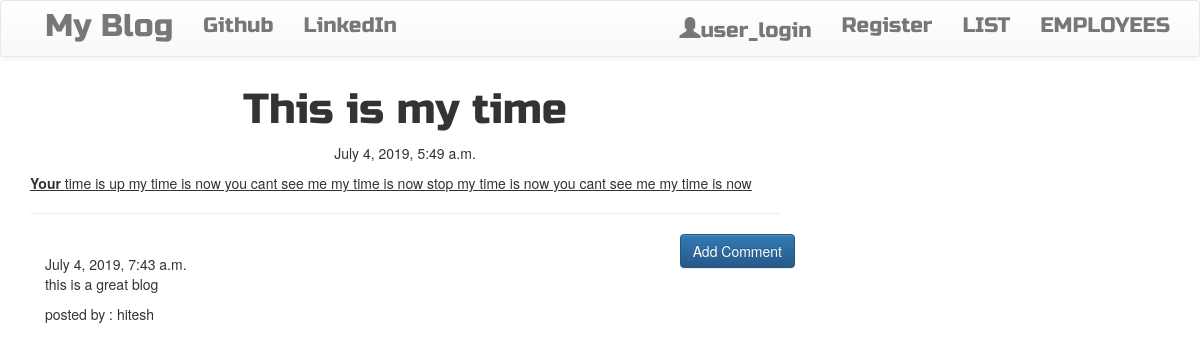
Page /post/9 on the committed database.
### blogapp/models.py (models this page shows, shortened)
class Post(models.Model):
    author = models.ForeignKey('auth.User', on_delete=models.PROTECT)
    title = models.CharField(max_length=200)
    text=models.TextField()
    create_date = models.DateTimeField(default=timezone.now())
    published_date=models.DateTimeField(blank=True, null=True)

class Comment(models.Model):
    post = models.ForeignKey('blogapp.Post', related_name='comments', on_delete=models.CASCADE)
    author = models.CharField(max_length=200)
    text = models.TextField()
    create_date = models.DateTimeField(default=timezone.now())
    approved_comment = models.BooleanField(default=False)

### blogapp/views.py (the view)
# urls.py: url(r'post/(?P<pk>\d+)$', views.PostDetailView.as_view(), name='post_detail'),
class PostDetailView(DetailView):
    model = Post

### blogapp/templates/blogapp/post_detail.html (shortened to what this page needs)
{%extends "blogapp/base.html"%}
{% block body_block%}
<h1 class="posttitle loader">{{post.title}}</h1>
{% if post.published_date %}
<div class="date postdate">
    {{post.published_date}}
</div>
{%else%}
<a class="btn btn-default" href="{%url 'blogapp:post_publish' pk=post.pk%}">Publish</a>
{%endif%}
<p class="postcontent">{{post.text|safe|linebreaksbr}}</p>
<hr>
<a class="btn btn-primary btn-comment" href="{%url 'blogapp:add_comment_to_post' pk=post.pk%}">Add Comment</a>
<div class="container">
    {%for comment in post.comments.all%}
    <br>
    {%if user.is_authenticated or comment.approved_comment%}
    {{comment.create_date}}
    <p>{{comment.text|safe|linebreaksbr}}</p>
    <p>posted by : {{comment.author}}</p>
    {%endif%}
    {%empty%}
    <p>No comments</p>
    {%endfor%}
</div>
{%endblock%}

### blogapp/templates/blogapp/base.html (shortened to what this page needs)
<!DOCTYPE html>
<html lang="en">
{% load staticfiles %}
<head>
    <link href="https://maxcdn.bootstrapcdn.com/bootstrap/3.3.7/css/bootstrap.min.css"
 rel="stylesheet"/>
        <link rel="stylesheet" href="https://maxcdn.bootstrapcdn.com/bootstrap/3.3.7/css/bootstrap-theme.min.css">
        <link rel="stylesheet" href="//cdn.jsdelivr.net/medium-editor/latest/css/medium-editor.min.css" type="text/css" media="screen" charset="utf-8">
        <link rel="stylesheet" href="{% static 'css/blog.css' %}">
</head>
<body>
<nav class="navbar navbar-default techfont custom-navbar">
    <div class="container">
        <ul class="nav navbar-nav">
            <li><a class="navbar-branf bigbrand" href="{%url 'blogapp:post_list'%}">My Blog</a></li>
            <li><a class="navbar-link" href="http://www.github.com">Github</a></li>
            <li><a class="navbar-link" href="http://www.linkedin.com">LinkedIn</a></li>
        </ul>
        <ul class="nav navbar-nav navbar-right">
            {% if user.is_authenticated%}
            <li><a href="{%url 'blogapp:create_post'%}">New Post</a></li>
            <li><a href="{% url 'blogapp:post_draft_view'%}">Drafts</a> </li>
            <li><a href="{%url 'logout' %}">Logout</a></li>
                 <li><a href="{%url 'blogapp:POST-LIST'%}">LIST</a></li>
            <li><a href="{%url 'blogapp:employeelist'%}">EMPLOYEES</a></li>
            <li><a>Welcome:{{user.username}}</a></li>
            {%else%}
            <li><a href="{%url 'login_page'%}"><span class="glyphicon glyphicon-user"></span>user_login</a> </li>
            <li><a href="{%url 'blogapp:Register_Here'%}">Register</a></li>
            <li><a href="{%url 'blogapp:POST-LIST'%}">LIST</a></li>
            <li><a href="{%url 'blogapp:employeelist'%}">EMPLOYEES</a></li>
            {%endif%}
        </ul>
    </div>
</nav>
<div class="content container">
    <div class="row">
        <div class="col-md-8">
            <div class="blog-posts">
                {%block body_block%}
                {%endblock%}
            </div>
        </div>
    </div>
</div>
</body>
</html>

### static/css/blog.css (style rules this page uses)
.techfont { font-family: 'Russo One', sans-serif; font-size: 1.5em; margin-bottom: 10px; }
.postdate { text-align: center; }
.posttitle { font-family: 'Russo One', sans-serif; font-size: 3em; text-align: center; }
.postcontent { font-family: 'Montserrat'; font-size: 1.5em; }
.btn-comment { position: absolute; right: 0px; }
.bigbrand { font-size: 1.5em; }
.loader { filter:hue-rotate(0deg); color: linear-gradient(45deg,#0f8,#08f); animation:hue 5000ms infinite linear; }

### rows in the picture
Post: title "This is my time", published_date "July 4, 2019, 5:49 a.m.", text "Your time is up my time is now you cant see me my time is now stop my time is now you cant see me my time is now"
Comment: create_date "July 4, 2019, 7:43 a.m.", text "this is a great blog", author "hitesh"
